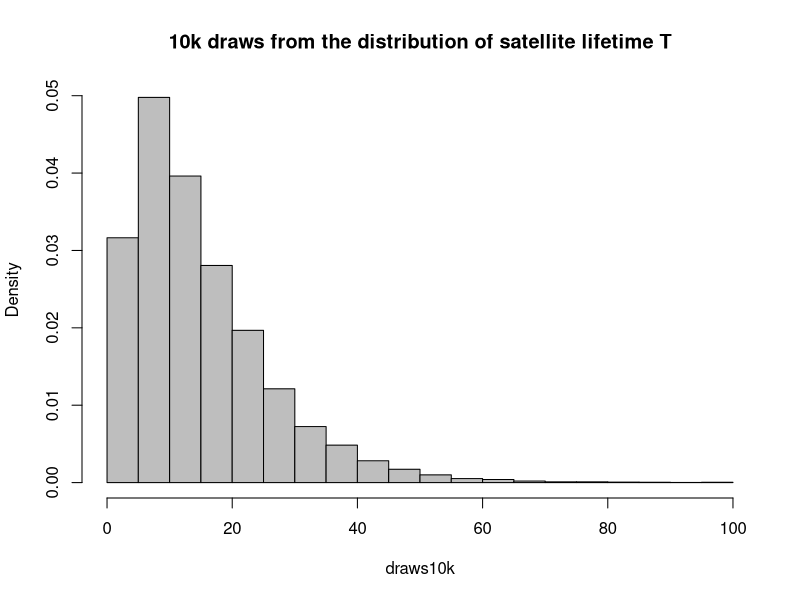
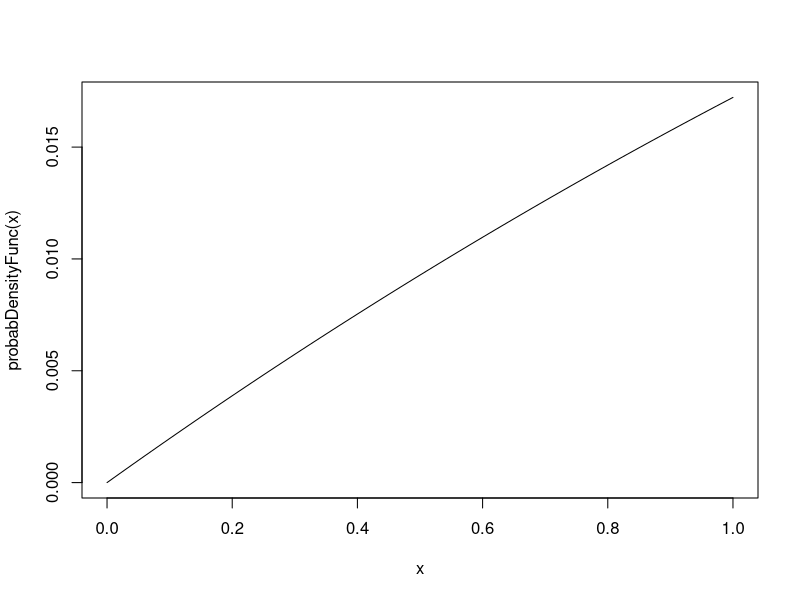
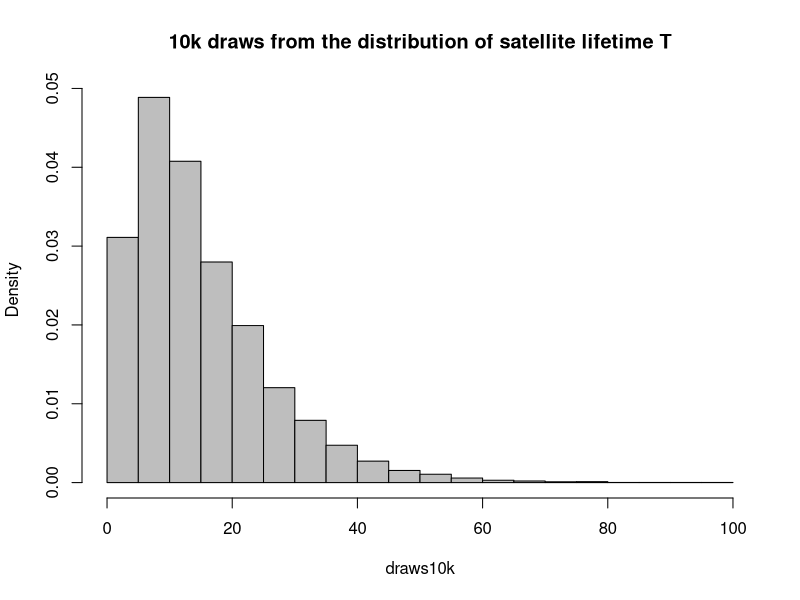
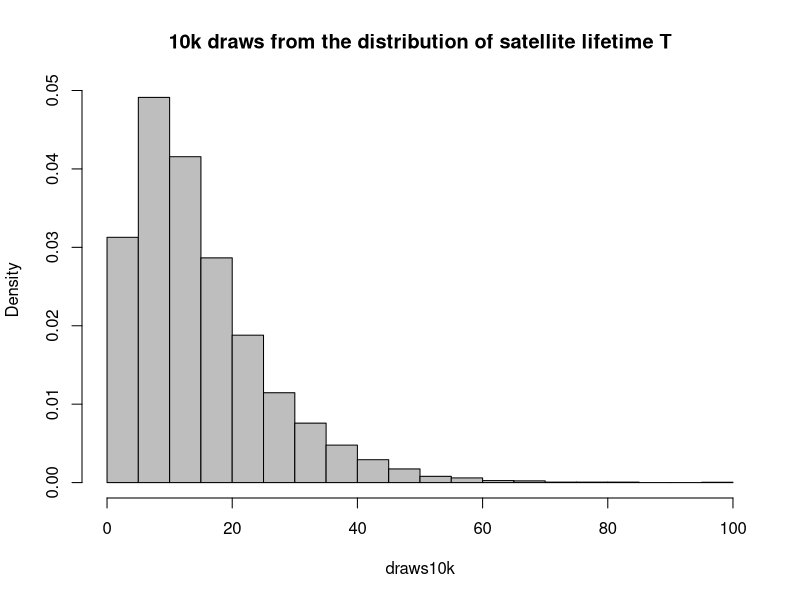
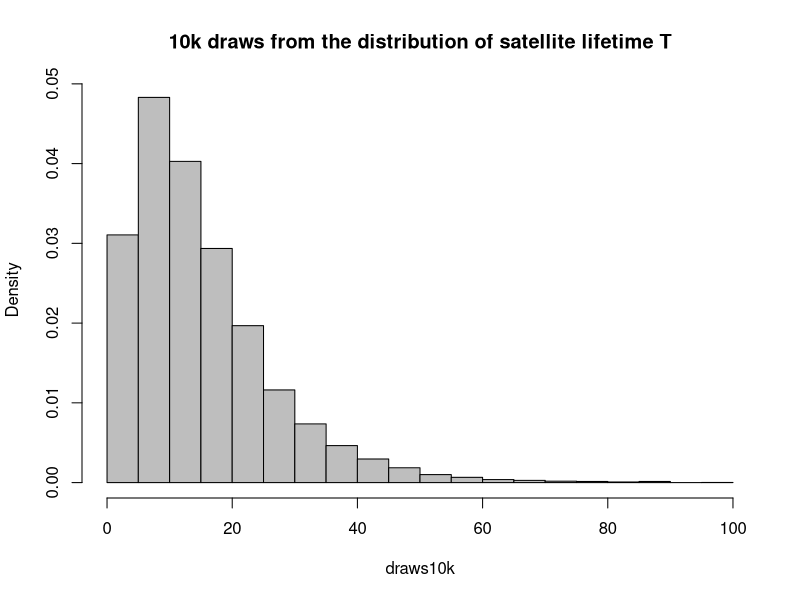
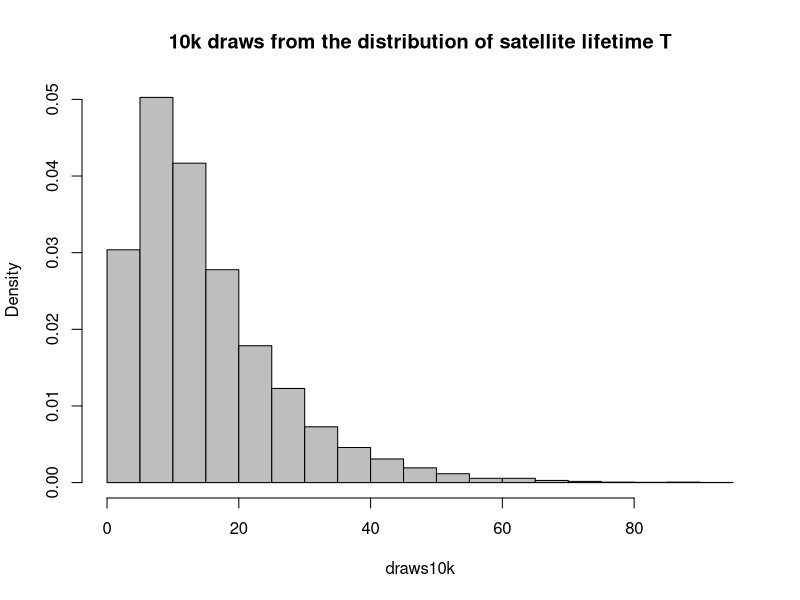
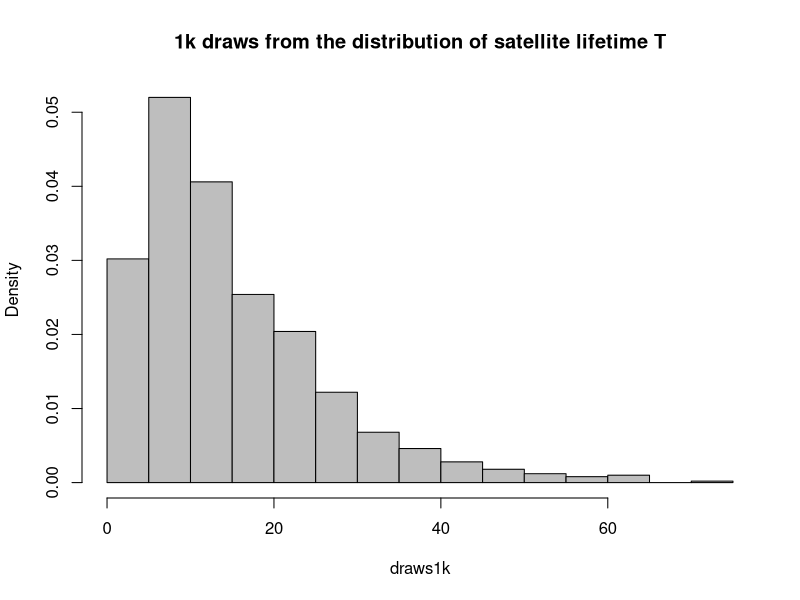
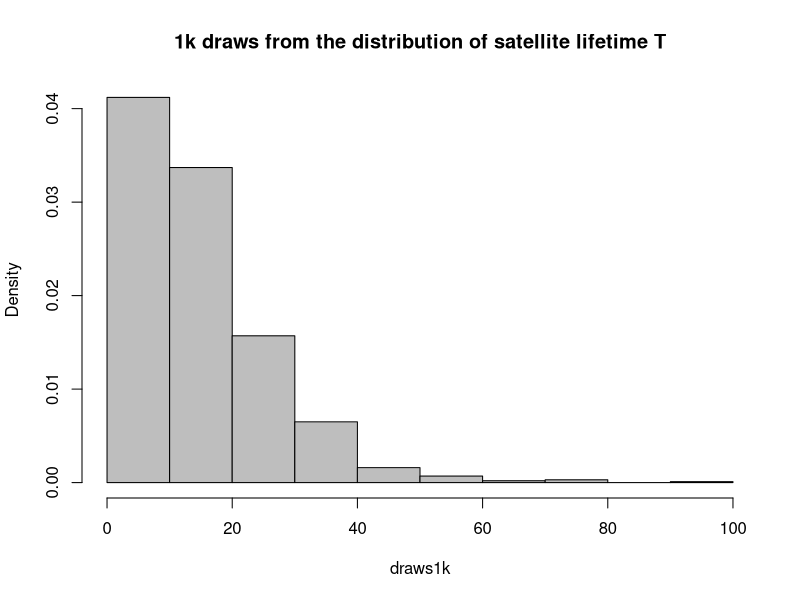

Recreate these plots in R, in order.
#Question 1)b)i)
probabDensityFunc <- function(x){return (0.2*exp(-0.1*x)-0.2*exp(-0.2*x))}
probabDensityFunc(1)

#ii)
draws10k <- replicate(10000, max(rexp(n = 1, rate = 1/10), rexp(n = 1, rate = 1/10)))

#iii
hist(x = draws10k, main = "10k draws from the distribution of satellite lifetime T", col = "gray", freq = FALSE)
curve(probabDensityFunc)

#iv
mean(draws10k)

#v
1 - pexp(15, rate = 1 / mean(draws10k))

#vi
#Sample Size = 10000
#First Iteration
draws10k <- replicate(10000, max(rexp(n = 1, rate = 1/10), rexp(n = 1, rate = 1/10)))
hist(x = draws10k, main = "10k draws from the distribution of satellite lifetime T", col = "gray", freq = FALSE)
mean(draws10k)
1 - pexp(15, rate = 1 / mean(draws10k))

#Second Iteration
draws10k <- replicate(10000, max(rexp(n = 1, rate = 1/10), rexp(n = 1, rate = 1/10)))
hist(x = draws10k, main = "10k draws from the distribution of satellite lifetime T", col = "gray", freq = FALSE)
mean(draws10k)
1 - pexp(15, rate = 1 / mean(draws10k))

#Third Iteration
draws10k <- replicate(10000, max(rexp(n = 1, rate = 1/10), rexp(n = 1, rate = 1/10)))
hist(x = draws10k, main = "10k draws from the distribution of satellite lifetime T", col = "gray", freq = FALSE)
mean(draws10k)
1 - pexp(15, rate = 1 / mean(draws10k))

#Fourth Iteration
draws10k <- replicate(10000, max(rexp(n = 1, rate = 1/10), rexp(n = 1, rate = 1/10)))
hist(x = draws10k, main = "10k draws from the distribution of satellite lifetime T", col = "gray", freq = FALSE)
mean(draws10k)
1 - pexp(15, rate = 1 / mean(draws10k))

#c
#Sample Size = 1000
#First Iteration, SampleSize = 1000
draws1k <- replicate(1000, max(rexp(n = 1, rate = 1/10), rexp(n = 1, rate = 1/10)))
hist(x = draws1k, main = "1k draws from the distribution of satellite lifetime T", col = "gray", freq = FALSE)
mean(draws1k)
1 - pexp(15, rate = 1 / mean(draws1k))

#Second Iteration, SampleSize = 1000
draws1k <- replicate(1000, max(rexp(n = 1, rate = 1/10), rexp(n = 1, rate = 1/10)))
hist(x = draws1k, main = "1k draws from the distribution of satellite lifetime T", col = "gray", freq = FALSE)
mean(draws1k)
1 - pexp(15, rate = 1 / mean(draws1k))

#Third Iteration, SampleSize = 1000
draws1k <- replicate(1000, max(rexp(n = 1, rate = 1/10), rexp(n = 1, rate = 1/10)))
hist(x = draws1k, main = "1k draws from the distribution of satellite lifetime T", col = "gray", freq = FALSE)
mean(draws1k)
1 - pexp(15, rate = 1 / mean(draws1k))

#Fourth Iteration, SampleSize = 1000
draws1k <- replicate(1000, max(rexp(n = 1, rate = 1/10), rexp(n = 1, rate = 1/10)))
hist(x = draws1k, main = "1k draws from the distribution of satellite lifetime T", col = "gray", freq = FALSE)
mean(draws1k)
1 - pexp(15, rate = 1 / mean(draws1k))

#Fifth Iteration, SampleSize = 1000
draws1k <- replicate(1000, max(rexp(n = 1, rate = 1/10), rexp(n = 1, rate = 1/10)))
hist(x = draws1k, main = "1k draws from the distribution of satellite lifetime T", col = "gray", freq = FALSE)
mean(draws1k)
1 - pexp(15, rate = 1 / mean(draws1k))

#Sample Size = 100000
#First Iteration, SampleSize = 100000
draws100k <- replicate(100000, max(rexp(n = 1, rate = 1/10), rexp(n = 1, rate = 1/10)))
hist(x = draws100k, main = "100k draws from the distribution of satellite lifetime T", col = "gray", freq = FALSE)
mean(draws100k)
1 - pexp(15, rate = 1 / mean(draws100k))

#Second Iteration, SampleSize = 100000
draws100k <- replicate(100000, max(rexp(n = 1, rate = 1/10), rexp(n = 1, rate = 1/10)))
hist(x = draws100k, main = "100k draws from the distribution of satellite lifetime T", col = "gray", freq = FALSE)
mean(draws100k)
1 - pexp(15, rate = 1 / mean(draws100k))

#Third Iteration, SampleSize = 100000
draws100k <- replicate(100000, max(rexp(n = 1, rate = 1/10), rexp(n = 1, rate = 1/10)))
hist(x = draws100k, main = "100k draws from the distribution of satellite lifetime T", col = "gray", freq = FALSE)
mean(draws100k)
1 - pexp(15, rate = 1 / mean(draws100k))

#Fourth Iteration, SampleSize = 100000
draws100k <- replicate(100000, max(rexp(n = 1, rate = 1/10), rexp(n = 1, rate = 1/10)))
hist(x = draws100k, main = "100k draws from the distribution of satellite lifetime T", col = "gray", freq = FALSE)
mean(draws100k)
1 - pexp(15, rate = 1 / mean(draws100k))

#Fifth Iteration, SampleSize = 100000
draws100k <- replicate(100000, max(rexp(n = 1, rate = 1/10), rexp(n = 1, rate = 1/10)))
hist(x = draws100k, main = "100k draws from the distribution of satellite lifetime T", col = "gray", freq = FALSE)
mean(draws100k)
1 - pexp(15, rate = 1 / mean(draws100k))

#Question 2
iter <- 10000
x <- runif(iter, min = 0, max = 1)
y <- runif(iter, min = 0, max = 1)
circle <- (x - 0.5)^2 + (y - 0.5)^2 <= 0.5^2
MonteCarloPi <- (sum(circle)/iter)*4
MonteCarloPi
